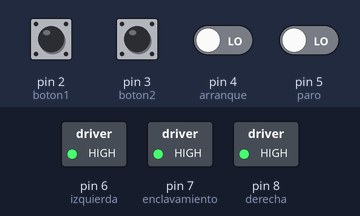
A sketch run on a simulated Arduino Uno, built with avr-gcc and run on an emulated ATmega328P. Parts: switched loads named in the sketch (green lamp = pin HIGH). Inputs (shaded band) come from the test bench; at power-on: pin 2 (boton1), pin 3 (boton2), pin 4 (arranque), pin 5 (paro) LOW.

Above: at 1.2 s.
1.3 s: pin 4 (arranque) driven HIGH
At 2.0 s:
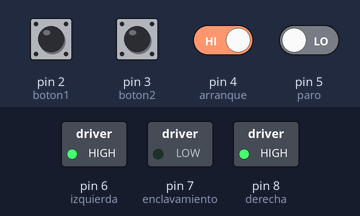
Timing chart, 0 to 4.3 s (numbered marks = the images above; inputs shaded):
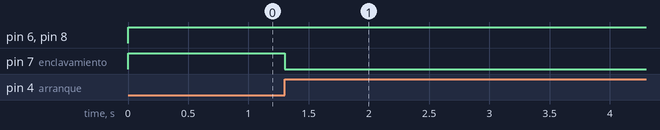

The sketch:

CONTROL_DE_MOTOR.ino
```cpp
int izquierda = 6; // pin 13 asignado para señal de salidada derecha
int boton1 = 2; // pin 2 asignado para el pulsador derecha

int derecha = 8; // pin 14 asignado para señal de salidada izquierda
int boton2 = 3; // pin 2 asignado para el pulsador izquierda

int arranque = 4;
int enclavamiento = 7;
int paro = 5;
int estado = 0;

void setup() {
  // put your setup code here, to run once:
pinMode(izquierda, OUTPUT);
pinMode(boton1, INPUT);
pinMode(derecha, OUTPUT);


pinMode(paro, INPUT);
pinMode(enclavamiento, OUTPUT);
pinMode(arranque, INPUT);

}

void loop() {
  // put your main code here, to run repeatedly:

digitalWrite(izquierda, HIGH);
digitalWrite(derecha, HIGH);
digitalWrite(enclavamiento, HIGH);

arranque = digitalRead(4);
paro = digitalRead(5);
enclavamiento = estado;
//logica de enclavamiento
{if (arranque == HIGH) {
estado = HIGH;
}
if (estado == HIGH) {
digitalWrite(7,LOW);
}
else {
digitalWrite(7,HIGH);
}
if (paro == HIGH) {
estado = LOW;
}}
//LOGICA DE SENTIDO DE GIRO
  {if ((digitalRead(boton1) == HIGH)&&(derecha == HIGH)) {
  digitalWrite(izquierda,LOW);
  digitalWrite(derecha, HIGH);
  delay(3000);
  digitalWrite(izquierda,HIGH);
  digitalWrite(derecha, HIGH);
  }
  else if ((digitalRead(boton2) == HIGH)&&(izquierda == HIGH)) {
  digitalWrite(derecha, LOW);
  digitalWrite(izquierda, HIGH);
  delay(3000);
  digitalWrite(derecha, HIGH);
  digitalWrite(izquierda, HIGH);
  }
  else {
    digitalWrite(izquierda, HIGH);
    digitalWrite(derecha, HIGH);
    }
    }}
```

Measured:
- after the input at 1.3 s, pin 7 (enclavamiento): HIGH → LOW at once
